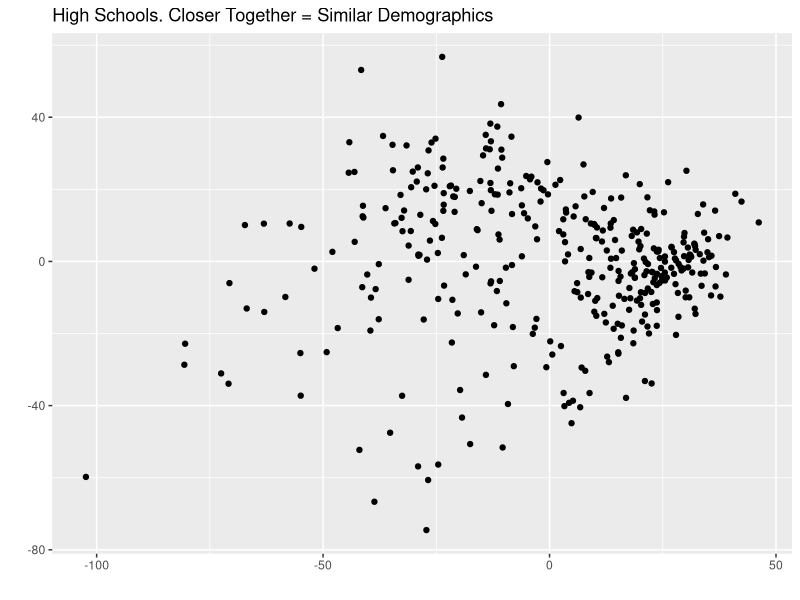
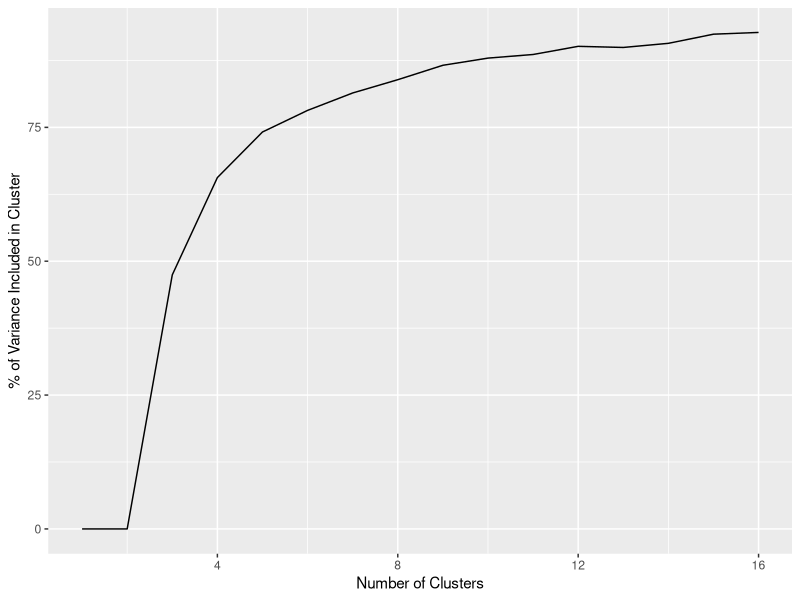
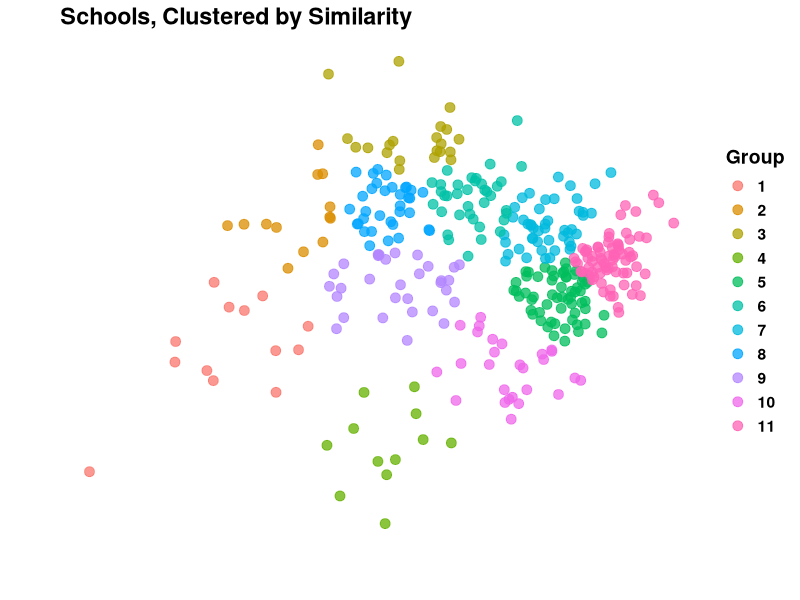
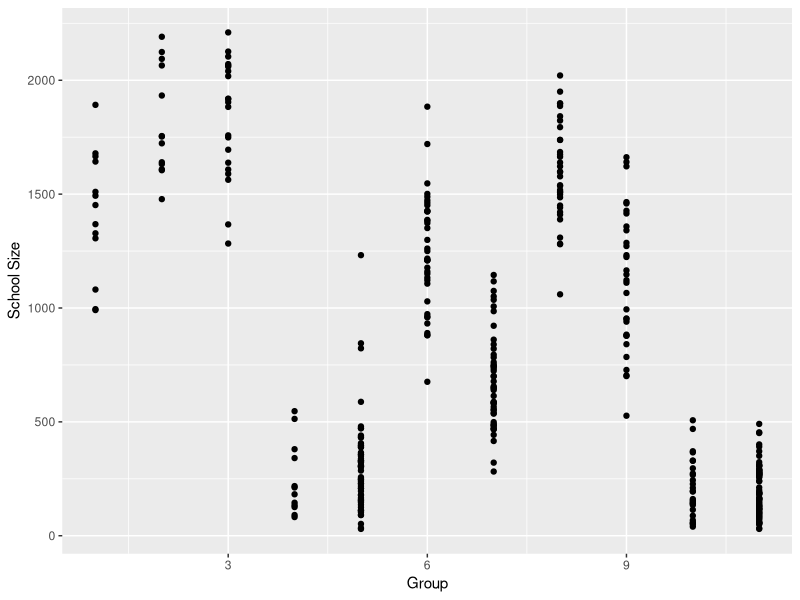
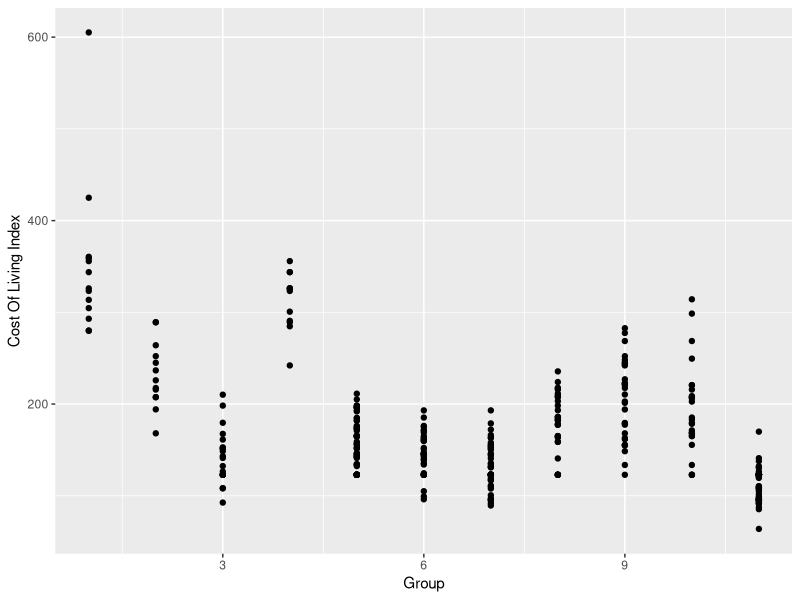
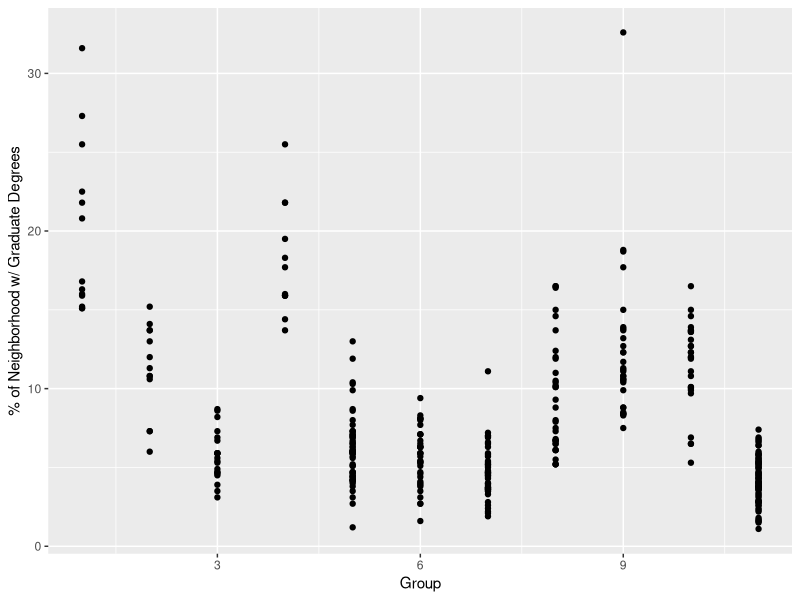
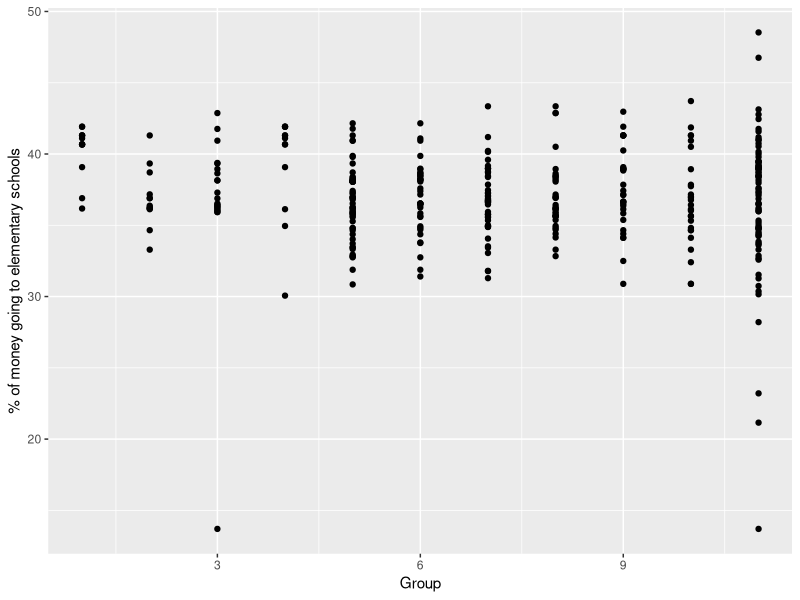
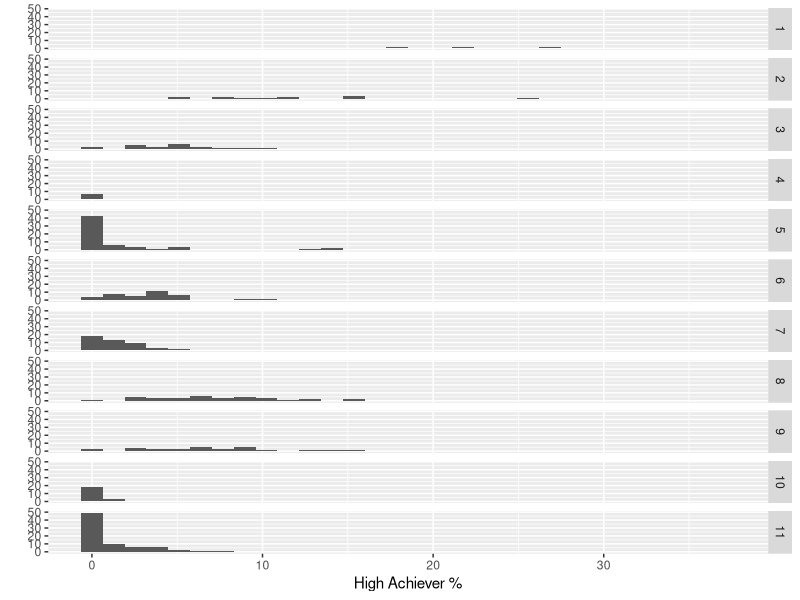

The R source for these figures, in order:
library(randomForest)
library(stats) #use for kmeans
library(ggplot2)

schools <- read.csv("SchoolDataForR-2013-01-11.csv")



theme_clean <- theme(
  panel.background = element_rect(fill="white"),
  axis.ticks = element_line(colour=NA),
  panel.grid = element_line(colour="white"),
  axis.text.y = element_text(colour=NA),
  axis.text.x = element_text(colour="white")
)


#first, a random forest

schools.df2 <- schools
schools.df2["SchoolName"] <- NULL
schools.df2["SchoolCity"] <- NULL
schools.df2["Latitude"] <- NULL
schools.df2["Longitude"] <- NULL
schools.df2["ZipCodeID"] <- NULL
schools.df2["Burglary"] <- NULL
schools.df2["Theft"] <- NULL
schools.df2["CarTheft"] <- NULL
schools.df2["Assault"] <- NULL
schools.df2["Rape"] <- NULL
schools.df2["Robbery"] <- NULL
schools.df2["Murder"] <- NULL
schools.df2["PropertyCrime"] <- NULL
schools.df2["ViolentCrime"] <- NULL
schools.df2["ProficientInMath"] <- NULL
schools.df2["ProficientInReading"] <- NULL
schools.df2["ProficientInReadingAndMath"] <- NULL
schools.df2["ChildrenInPovertyPercent"] <- NULL
schools.df2["AverageRentPrice"] <- NULL
schools.df2["District.name"] <- NULL
schools.df2["PoorPercent"] <- NULL
schools.df2["TeacherPeerBadPercent"] <- NULL
schools.df2["APNumberOfTestTakers"] <- NULL
schools.df2["APTotalTestsTaken"] <- NULL
schools.df2["ApPercentOfSchoolInHardClasses"] <- NULL
schools.df2["APNumberOfHighScores"] <- NULL
schools.df2["SATCriticalReadingMean"] <- NULL
schools.df2["SATMathMean"] <- NULL
schools.df2["SATWritingMean"] <- NULL
schools.df2["PsatSophomoreNumberOfTestTakers"] <- NULL
schools.df2["PSATJuniorNumberOfTestTakers"] <- NULL
schools.df2["PSATSophomoreMathMean"] <- NULL
schools.df2["PSATSophomoreCriticalReadingMean"] <- NULL
schools.df2["PSATSophomoreWritingSkillsMean"] <- NULL
schools.df2["PSATJuniorCriticalReadingMean"] <- NULL
schools.df2["PSATJuniorMathMean"] <- NULL
schools.df2["PSATJuniorWritingSkillsMean"] <- NULL
schools.df2["TeacherPeerBadPercent"] <- NULL
schools.df2["SchoolID"] <- NULL
summary(schools.df2)

schools.model <- randomForest(ApGoodScoresPercentPerStudent ~ ., data=schools.df2, ntree=10000, localImp=TRUE, proximity=TRUE, importance=TRUE, keep.forest=TRUE, na.action=na.omit )
  #runs in regression mode. 

str(schools.model)
importance(schools.model, type=1, scale=TRUE)



schools.df.fordist <- schools
names(schools.df.fordist)
schools.df.fordist["SchoolName"] <- NULL
schools.df.fordist["SchoolCity"] <- NULL
schools.df.fordist["Latitude"] <- NULL
schools.df.fordist["Longitude"] <- NULL
schools.df.fordist["ZipCodeID"] <- NULL
schools.df.fordist["Burglary"] <- NULL
schools.df.fordist["Theft"] <- NULL
schools.df.fordist["CarTheft"] <- NULL
schools.df.fordist["Assault"] <- NULL
schools.df.fordist["Rape"] <- NULL
schools.df.fordist["Robbery"] <- NULL
schools.df.fordist["Murder"] <- NULL
schools.df.fordist["PropertyCrime"] <- NULL
schools.df.fordist["ViolentCrime"] <- NULL
schools.df.fordist["ProficientInMath"] <- NULL
schools.df.fordist["ProficientInReading"] <- NULL
schools.df.fordist["ProficientInReadingAndMath"] <- NULL
schools.df.fordist["ChildrenInPovertyPercent"] <- NULL
schools.df.fordist["AverageRentPrice"] <- NULL
schools.df.fordist["District.name"] <- NULL
schools.df.fordist["TeacherPeerBadPercent"] <- NULL
schools.df.fordist["APNumberOfTestTakers"] <- NULL
schools.df.fordist["APTotalTestsTaken"] <- NULL
schools.df.fordist["ApPercentOfSchoolInHardClasses"] <- NULL
schools.df.fordist["ApGoodScoresPercentPerStudent"] <- NULL
schools.df.fordist["APNumberOfHighScores"] <- NULL
schools.df.fordist["SATCriticalReadingMean"] <- NULL
schools.df.fordist["SATMathMean"] <- NULL
schools.df.fordist["SATWritingMean"] <- NULL
schools.df.fordist["PsatSophomoreNumberOfTestTakers"] <- NULL
schools.df.fordist["PSATJuniorNumberOfTestTakers"] <- NULL
schools.df.fordist["PSATSophomoreMathMean"] <- NULL
schools.df.fordist["PSATSophomoreCriticalReadingMean"] <- NULL
schools.df.fordist["PSATSophomoreWritingSkillsMean"] <- NULL
schools.df.fordist["PSATJuniorCriticalReadingMean"] <- NULL
schools.df.fordist["PSATJuniorMathMean"] <- NULL
schools.df.fordist["PSATJuniorWritingSkillsMean"] <- NULL
schools.df.fordist["PercentWaterInZipCode"] <- NULL
names(schools.df.fordist)
summary(schools.df.fordist)

#normalize all of the values
summary(schools.df.fordist)
schools.df.fordist <- na.omit(schools.df.fordist)
schools.df.norm <- as.data.frame(scale(x=schools.df.fordist, scale=TRUE))
schools.df.norm["SchoolID"] <- NULL #we don't want to use it, remove it
summary(schools.df.fordist)

schools.df.norm["Enrollment"] <- schools.df.norm$Enrollment * 12.94792312
schools.df.norm["Graduates"] <- schools.df.norm$Graduates * 14.46111747
schools.df.norm["Cohort"] <- schools.df.norm$Cohort * 12.44998498
schools.df.norm["Continuing"] <- schools.df.norm$Continuing * 1.62891323
schools.df.norm["GraduationRate"] <- schools.df.norm$GraduationRate * 10.60384779
schools.df.norm["ContinuingRate"] <- schools.df.norm$ContinuingRate * 4.13093778
schools.df.norm["FailRate"] <- schools.df.norm$FailRate * 10.34737417
schools.df.norm["MedianIncome"] <- schools.df.norm$MedianIncome * 5.33421704
schools.df.norm["CostOfLivingIndex"] <- schools.df.norm$CostOfLivingIndex * 12.15384746
schools.df.norm["WalkScore"] <- schools.df.norm$WalkScore * 1.86515814
schools.df.norm["Population"] <- schools.df.norm$Population * 5.56958233
schools.df.norm["CollegeDegreePercent"] <- schools.df.norm$CollegeDegreePercent * 12.06248792
schools.df.norm["MaleToFemaleRatio"] <- schools.df.norm$MaleToFemaleRatio * 0.06338732
schools.df.norm["MarriedPercent"] <- schools.df.norm$MarriedPercent * 1.16761441
schools.df.norm["MedianAge"] <- schools.df.norm$MedianAge * 2.05269643
schools.df.norm["OwnerOccupiedHomesPercent"] <- schools.df.norm$OwnerOccupiedHomesPercent * 2.29146379
schools.df.norm["DivorcedPercent"] <- schools.df.norm$DivorcedPercent * 1.41330614
schools.df.norm["SinglePercent"] <- schools.df.norm$SinglePercent * 3.11607072
schools.df.norm["MedianMortgageToIncomeRatio"] <- schools.df.norm$MedianMortgageToIncomeRatio * 3.42119638
schools.df.norm["BachelorsOrHigher"] <- schools.df.norm$BachelorsOrHigher * 12.91579313
schools.df.norm["GraduateOrHigher"] <- schools.df.norm$GraduateOrHigher * 8.84320331
schools.df.norm["SomeCollegeOrHigher"] <- schools.df.norm$SomeCollegeOrHigher * 2.33509867
schools.df.norm["UnderHighSchool"] <- schools.df.norm$UnderHighSchool * 9.38295526
schools.df.norm["LivedInSameHomeForOver5Years"] <- schools.df.norm$LivedInSameHomeForOver5Years * 1.53432926
schools.df.norm["TeacherBadPercent"] <- schools.df.norm$TeacherBadPercent * 0.71399309
schools.df.norm["PrincipalBadPercent"] <- schools.df.norm$PrincipalBadPercent * 1.18644921
schools.df.norm["StaffCostPerStudent"] <- schools.df.norm$StaffCostPerStudent * 2.69557261
schools.df.norm["TotalCostPerStudent"] <- schools.df.norm$TotalCostPerStudent * 2.00600337
schools.df.norm["StudentToTeacherRatio"] <- schools.df.norm$StudentToTeacherRatio * 0.91545999
schools.df.norm["TeacherCertificationPercentage"] <- schools.df.norm$TeacherCertificationPercentage * 0.92018540
schools.df.norm["RevenuePercentGoingToBasicEd"] <- schools.df.norm$RevenuePercentGoingToBasicEd * 2.90977925
schools.df.norm["EslToBasicEdRatio"] <- schools.df.norm$EslToBasicEdRatio * 2.57764197
schools.df.norm["AvgTeacherCost"] <- schools.df.norm$AvgTeacherCost * 2.65604383
schools.df.norm["PeoplePerSquareMile"] <- schools.df.norm$PeoplePerSquareMile * 3.13245021
schools.df.norm["HousingPerSquareMile"] <- schools.df.norm$HousingPerSquareMile * 1.79048041
schools.df.norm["EarlyStudentCount"] <- schools.df.norm$EarlyStudentCount * 3.81800041
schools.df.norm["ElementaryStudentCount"] <- schools.df.norm$ElementaryStudentCount * 3.31411751
schools.df.norm["HighSchoolCount"] <- schools.df.norm$HighSchoolCount * 2.59383011
schools.df.norm["MiddleSchoolCount"] <- schools.df.norm$MiddleSchoolCount * 3.90179435
schools.df.norm["TotalStudentCount"] <- schools.df.norm$TotalStudentCount * 3.28967030
schools.df.norm["PreschoolPercent"] <- schools.df.norm$PreschoolPercent * 4.63591908
schools.df.norm["ElementarySchoolPercent"] <- schools.df.norm$ElementarySchoolPercent * 0.12703230
schools.df.norm["MiddleSchoolPercent"] <- schools.df.norm$MiddleSchoolPercent * 2.25877900
schools.df.norm["HighSchoolPercent"] <- schools.df.norm$HighSchoolPercent * 1.37906072
schools.df.norm["MedianHousePrice"] <- schools.df.norm$MedianHousePrice * 5.35387745
summary(schools.df.norm)


schools.matrix <- as.matrix(schools.df.norm) #turn the data frame into a matrix
schools.dist <- dist(schools.matrix) #compute the Euclidean distance of the matrix
schools.mds <- cmdscale(schools.dist) #compute the multidimensional scale (mds) of the distance
schools.mds.df <- as.data.frame(schools.mds) #turn that mds back into a data frame for plotting
qplot(data=schools.mds.df, x=V1, y=V2, main="High Schools. Closer Together = Similar Demographics", xlab="", ylab="") #plot the results real quick, as a sanity check
ggsave(filename="schools_mds_raw.png")

#Now let's cluster them together.
#We don't know a good number K for k-means. One rule of thumb is the square root (5 or 6).
#But let's go higher, using the elbow rule to check.

#Compute the k-means efficiency (explained variance) for K from 1 through 10
schools.kmeans.efficiency <- c(0)
for (i in 1:15) 
{
  schools.kmeans <- kmeans(x=schools.mds, centers=i)
  schools.kmeans.efficiency <- append(schools.kmeans.efficiency, schools.kmeans$betweenss / schools.kmeans$totss)
}

#Then turn the results into a data frame and plot them.
schools.kmeff.df <- data.frame(schools.kmeans.efficiency, 1:length(schools.kmeans.efficiency) )
names(schools.kmeff.df) <- c("Efficiency","NumberOfClusters")
qplot(data=schools.kmeff.df, x=NumberOfClusters, y=Efficiency*100, xlab="Number of Clusters", ylab="% of Variance Included in Cluster", geom="line")
ggsave(filename="schools_kmeans_efficiency_vs_clusters.png")
#looks like the best cluster is 11. That's the elbow.

#Now, let's do a nicer plot of the data using k=11.
schools.kmeans <- kmeans(x=schools.mds, centers=11)

theme_clean <- theme(
  panel.background = element_rect(fill="white"),
  axis.ticks = element_line(colour=NA),
  panel.grid = element_line(colour="white"),
  text = element_text(size=14, face="bold"),
  axis.text.y = element_text(colour=NA),
  axis.text.x = element_text(colour=NA)  
)

p <- ggplot(data=schools.mds.df, aes(x=V1, y=V2, color=factor(schools.kmeans$cluster)))+
  geom_point(position="identity", size=3, alpha=I(3/4))+
  labs(x="", y="", title="Schools, Clustered by Similarity",color="Group")+
  theme_clean
plot(p)
ggsave(p, filename="schools_kmeans_with_groups.png")
ggsave(p, filename="schools_kmeans_with_groups_med.png", scale=0.5)

#Join schools.kmeans to schools.df2.fordist
schools.df.fordist$GroupID <- apply(schools.df.fordist, 1, function(row) 0)
summary(schools.df.fordist)

for (i in 1:nrow(schools.df.fordist)) {
  schools.df.fordist$GroupID[i] <- schools.kmeans$cluster[i]
}

summary(schools.df.fordist)

qplot(data=schools.df.fordist, x=GroupID, y=Enrollment, xlab="Group", ylab="School Size") #this groups pretty well
  ggsave(filename="school_size_group.png")
  ggsave(filename="school_size_group_half.png", scale=0.5)
qplot(data=schools.df.fordist, x=GroupID, y=CostOfLivingIndex, xlab="Group", ylab="Cost Of Living Index") #this groups pretty well
  ggsave(filename="cost_of_living_group.png")
  ggsave(filename="cost_of_living_group_half.png", scale=0.5)
qplot(data=schools.df.fordist, x=GroupID, y=GraduateOrHigher, xlab="Group", ylab="% of Neighborhood w/ Graduate Degrees") #this groups pretty well
qplot(data=schools.df.fordist, x=GroupID, y=ElementarySchoolPercent*100, xlab="Group", ylab="% of money going to elementary schools") #this is pretty random, but it's less important

summary(schools.df.fordist)

schools.df.grouped <- merge(x=schools.df.fordist, y=schools, by="SchoolID")
schools.df.grouped <- subset(schools.df.grouped, is.na(GroupID) == FALSE)

qplot(ApGoodScoresPercentPerStudent*100, data=schools.df.grouped, facets=GroupID ~ ., geom="histogram", ylab="", xlab="High Achiever %")
ggsave("high_achiever_per_group.png")
ggsave("high_achiever_per_group_half.png", scale=0.5)


# HOW TO ADD A NEW COLUMN: schools.df2$newColumn <- apply(schools.df2, 1, function(row) 1)